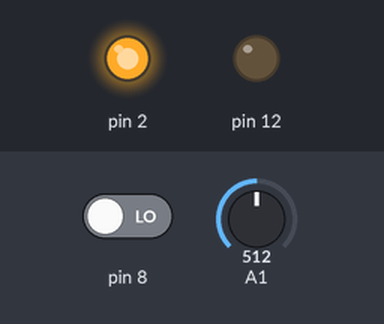
The sketch below on a simulated Arduino Uno, built with avr-gcc and run on an emulated ATmega328P. Shown: output pins drawn as LEDs (lit = HIGH). The test bench sets the inputs (shaded band); at power-on: A1 = 512, pin 8 LOW.

Above: at 1.2 s.
1.3 s: A1 set to 215
2.8 s: A1 set to 191
At 3.4 s:
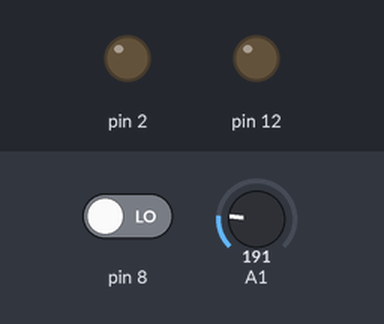
4.3 s: pin 8 driven HIGH
At 5.5 s:
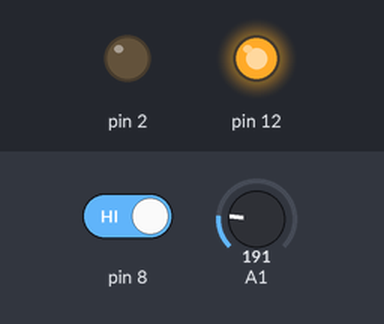
5.8 s: A1 set to 306
At 6.9 s:
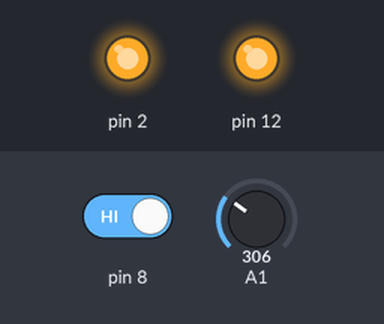
7.3 s: A1 set to 122
At 8.0 s:
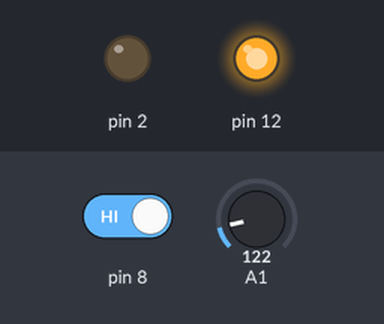
8.8 s: A1 set to 511
At 9.2 s:
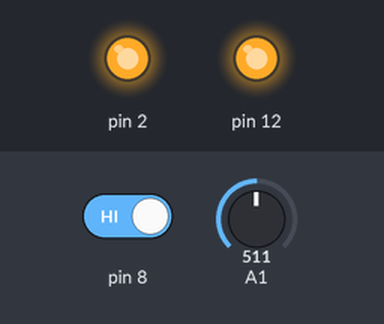
Timing chart, 0 to 11.3 s (numbered marks = the images above; inputs shaded):
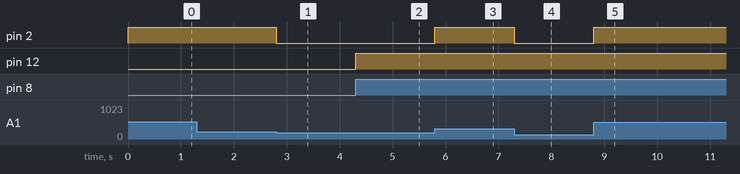

Measured:
- the behaviour switches between 205 and 204 on A1 (found by bisection; images 0 and 1)
- after the input at 1.3 s, every drawn part: stays the same
- after the input at 2.8 s, pin 2: HIGH → LOW at once
- after the input at 4.3 s, pin 12: LOW → HIGH at once
- after the input at 5.8 s, pin 2: LOW → HIGH at once
- after the input at 7.3 s, pin 2: HIGH → LOW at once
- after the input at 8.8 s, pin 2: LOW → HIGH at once

The sketch:

manoj_kumar_smart_home1.ino
```cpp
// C++ code
//
void setup()
{
  pinMode(12, OUTPUT);
  pinMode(2,OUTPUT);
}

void loop()
{
  int m=digitalRead(8);
  double a=analogRead(A1);
  double v=a/1024;
  double tvolt=v*5;
  double o=tvolt-0.5;
  double t=o*100;
  if(t>50)
  {

   digitalWrite(2, HIGH);
  }
  else
  {

  digitalWrite(2, LOW);
  }
  if(m==1)
  {
  digitalWrite(12, HIGH);
  }
  else
  {
  digitalWrite(12, LOW);
  }
}
```
